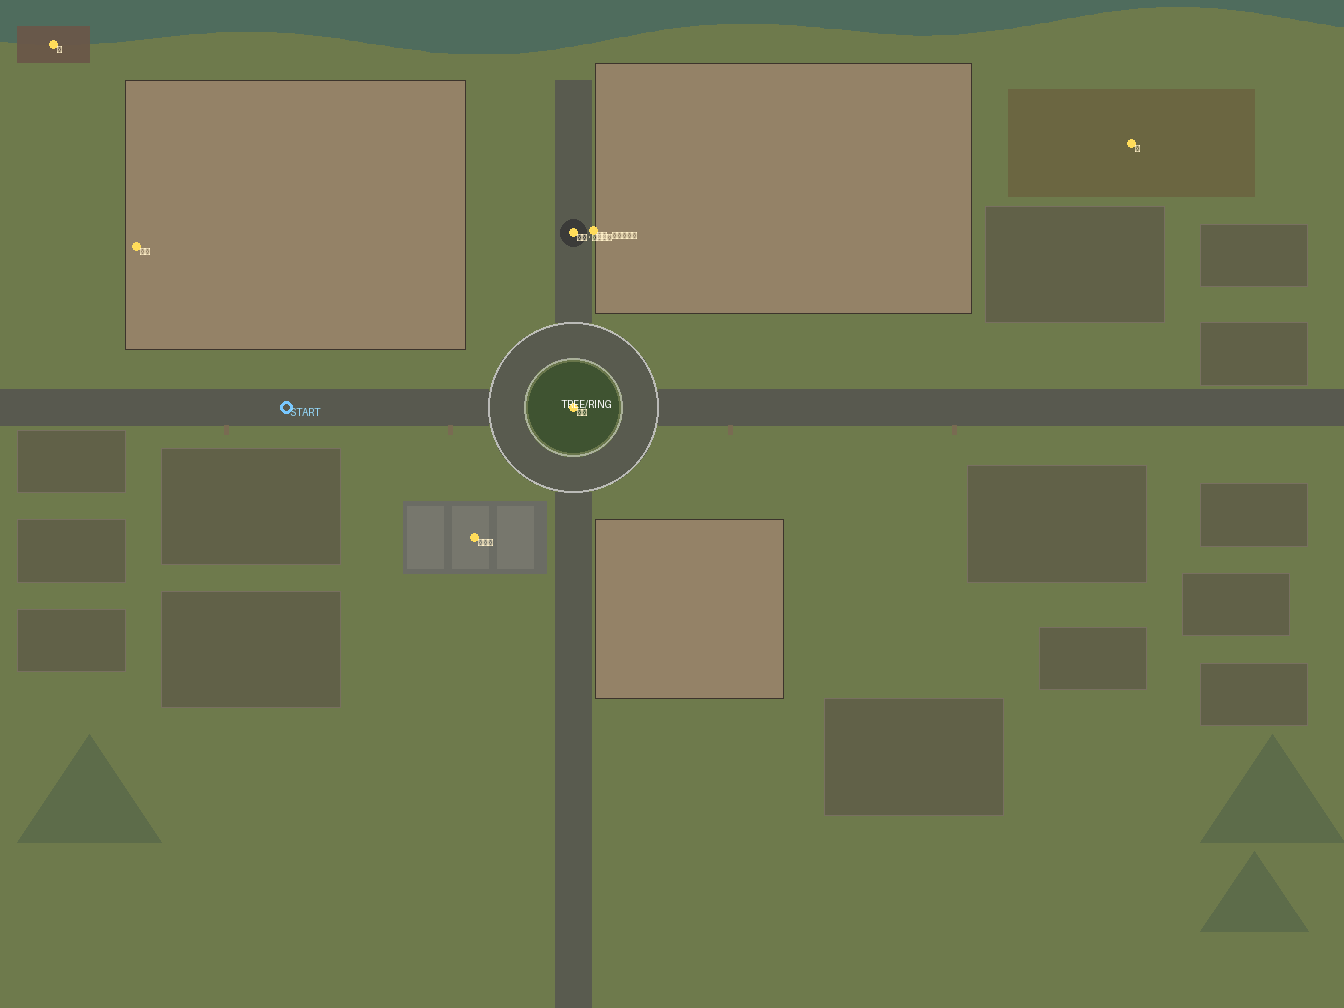

Reproduce this figure in Python.
# -*- coding: utf-8 -*-
"""把 lab/_a5_draft.json 画成俯视预览图（只读脚本）。
尺寸从 _ref/houses/houses_data.json 读真实 lot，装饰房按各自 lot。"""
import json, io
from PIL import Image, ImageDraw

S = 0.28
W, H = 4800, 3600
TILE = 32
d = json.load(io.open("lab/_a5_draft.json", encoding="utf-8"))
hd = json.load(io.open("_ref/houses/houses_data.json", encoding="utf-8"))
LOTS = {h["id"]: h["lot"] for h in hd}

def lot_size(pid):
    l = LOTS[pid]
    return (l[2] - l[0] + 1) * TILE, (l[3] - l[1] + 1) * TILE

fr = d["frames"][0]
img = Image.new("RGB", (int(W * S), int(H * S)), (110, 122, 76))
dr = ImageDraw.Draw(img, "RGBA")

def px(v):
    return v * S

def col(c, a=255):
    c = c.lstrip("#")
    return (int(c[0:2], 16), int(c[2:4], 16), int(c[4:6], 16), a)

for s in fr["shapes"]:
    t = s.get("type")
    if t == "polygon":
        dr.polygon([(px(p[0]), px(p[1])) for p in s["points"]], fill=col(s.get("color", "#888888"), 220))
    elif t == "rect":
        r = s["rect"]
        dr.rectangle([px(r[0]), px(r[1]), px(r[0] + r[2] - 1), px(r[1] + r[3] - 1)],
                     fill=col(s.get("color", "#888888"), 235))
    elif t == "circle":
        c = s["center"]; rr = s["radius"]
        dr.ellipse([px(c[0] - rr), px(c[1] - rr), px(c[0] + rr), px(c[1] + rr)],
                   fill=col(s.get("color", "#888888"), 245))
    elif t == "house":
        p = s["pos"]
        if s.get("decor"):
            lw, lh = lot_size(s["id"])
            dr.rectangle([px(p[0]), px(p[1]), px(p[0] + lw - 1), px(p[1] + lh - 1)],
                         fill=(90, 84, 70, 170), outline=(120, 112, 96, 255))
        else:
            lw, lh = lot_size(s["id"])
            dr.rectangle([px(p[0]), px(p[1]), px(p[0] + lw - 1), px(p[1] + lh - 1)],
                         fill=(150, 130, 105, 240), outline=(60, 52, 44, 255))

def tag(pos, text, colr=(255, 255, 255)):
    dr.text((px(pos[0]), px(pos[1])), text, fill=colr)

for h in fr["hotspots"]:
    dr.ellipse([px(h["pos"][0]) - 4, px(h["pos"][1]) - 4, px(h["pos"][0]) + 4, px(h["pos"][1]) + 4],
               fill=(255, 220, 90, 255))
    tag((h["pos"][0] + 12, h["pos"][1] - 6), h["title"], (255, 240, 200))

a = d["anchors"]
tag((a["tree_center"][0] - 46, a["tree_center"][1] - 34), "TREE/RING", (255, 255, 255))
for r, c in ((a["ring_outer_r"], (255, 255, 255, 150)), (a["ring_inner_r"], (255, 255, 255, 110))):
    dr.ellipse([px(a["tree_center"][0] - r), px(a["tree_center"][1] - r),
                px(a["tree_center"][0] + r), px(a["tree_center"][1] + r)], outline=c, width=2)
sp = d["start_pos"]
dr.ellipse([px(sp[0]) - 6, px(sp[1]) - 6, px(sp[0]) + 6, px(sp[1]) + 6], outline=(120, 200, 255, 255), width=3)
tag((sp[0] + 12, sp[1] - 6), "START", (150, 220, 255))

img.save("lab/_a5_preview.png")
print("saved lab/_a5_preview.png", img.size)
